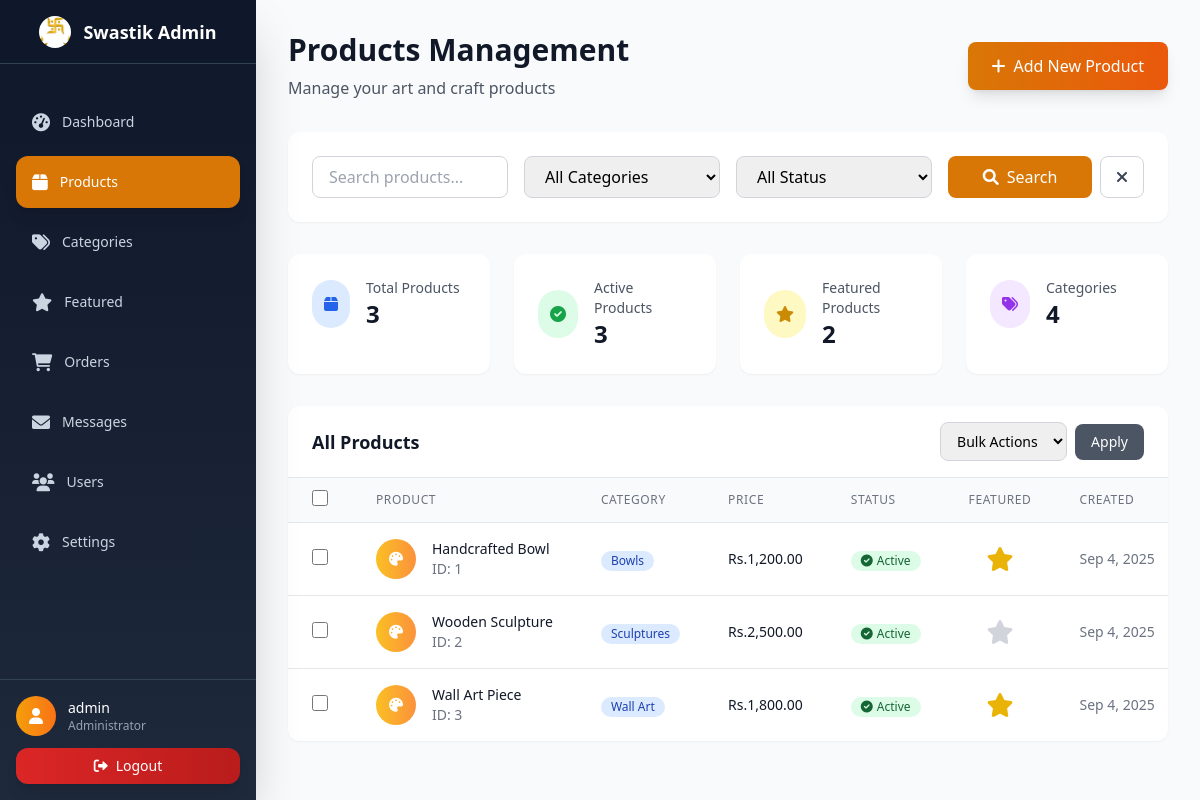
The page /products.php (signed in) on the database its author committed.
### tables this page shows
CREATE TABLE `products` (
  `id` bigint(20) UNSIGNED NOT NULL AUTO_INCREMENT,
  `name` varchar(255) NOT NULL,
  `description` text DEFAULT NULL,
  `price` decimal(10,2) NOT NULL DEFAULT 0.00,
  `category_id` int(10) UNSIGNED DEFAULT NULL,
  `is_active` tinyint(1) NOT NULL DEFAULT 1,
  `is_featured` tinyint(1) NOT NULL DEFAULT 0,
  `image_data` longblob DEFAULT NULL,
  `image_type` varchar(100) DEFAULT NULL,
  `created_at` timestamp NOT NULL DEFAULT current_timestamp(),
  `updated_at` timestamp NOT NULL DEFAULT current_timestamp() ON UPDATE current_timestamp(),
  PRIMARY KEY (`id`),
  FOREIGN KEY (`category_id`) REFERENCES `categories`(`id`) ON DELETE SET NULL
);

CREATE TABLE `categories` (
  `id` int(10) UNSIGNED NOT NULL AUTO_INCREMENT,
  `name` varchar(150) NOT NULL,
  `is_active` tinyint(1) NOT NULL DEFAULT 1,
  `created_at` timestamp NOT NULL DEFAULT current_timestamp(),
  PRIMARY KEY (`id`)
);

### public/products.php (the view, shortened to what this page needs)
<?php
require_once "../config/db.php";
$search = isset($_GET['search']) ? trim($_GET['search']) : '';
$status_filter = isset($_GET['status']) ? $_GET['status'] : 'all';
$where_conditions = [];
$params = [];
$where_clause = !empty($where_conditions) ? 'WHERE ' . implode(' AND ', $where_conditions) : '';
$stmt = $conn->prepare("
    SELECT p.id, p.name, p.price, p.is_featured, p.is_active, c.name AS category_name, p.created_at, p.image_data, p.image_type
    FROM products p
    LEFT JOIN categories c ON p.category_id = c.id
    $where_clause
    ORDER BY p.created_at DESC
");
$stmt->execute($params);
$products = $stmt->fetchAll(PDO::FETCH_ASSOC);
$catStmt = $conn->query("SELECT * FROM categories");
$categories = $catStmt->fetchAll(PDO::FETCH_ASSOC);
?>
<!DOCTYPE html>
<html lang="en">
<head>
    <script src="https://cdn.tailwindcss.com"></script>
    <link href="https://cdnjs.cloudflare.com/ajax/libs/font-awesome/6.0.0/css/all.min.css" rel="stylesheet">
</head>
<body class="bg-gray-50 min-h-screen">
<?php include "../assets/partials/navbar.php"; ?>
<div class="lg:ml-64 min-h-screen">
    <div class="max-w-7xl mx-auto px-4 sm:px-6 lg:px-8 py-8">
    <div class="flex justify-between items-center mb-8 fade-in">
        <div>
            <h1 class="text-3xl font-bold text-gray-900">Products Management</h1>
            <p class="text-gray-600 mt-2">Manage your art and craft products</p>
        </div>
        <a href="product_add.php"
           class="bg-gradient-to-r from-amber-600 to-orange-600 text-white px-6 py-3 rounded-lg font-medium hover:from-amber-700 hover:to-orange-700 transition-all duration-300 shadow-lg hover:shadow-xl">
            <i class="fas fa-plus mr-2"></i>Add New Product
        </a>
    </div>
    <div class="bg-white rounded-xl shadow-sm p-6 mb-8 fade-in">
        <form method="GET" class="grid grid-cols-1 md:grid-cols-4 gap-4">
            <div>
                <input type="text" name="search" value="<?= htmlspecialchars($search) ?>"
                       placeholder="Search products..."
                       class="w-full px-4 py-2 border border-gray-300 rounded-lg focus:ring-2 focus:ring-amber-500">
            </div>
            <div>
                <select name="category" class="w-full px-4 py-2 border border-gray-300 rounded-lg focus:ring-2 focus:ring-amber-500">
                    <option value="0">All Categories</option>
                </select>
            </div>
            <div>
                <select name="status" class="w-full px-4 py-2 border border-gray-300 rounded-lg focus:ring-2 focus:ring-amber-500">
                    <option value="all" <?= $status_filter === 'all' ? 'selected' : '' ?>>All Status</option>
                </select>
            </div>
            <div class="flex space-x-2">
                <button type="submit" class="flex-1 bg-amber-600 text-white px-4 py-2 rounded-lg hover:bg-amber-700">
                    <i class="fas fa-search mr-2"></i>Search
                </button>
                <a href="products.php" class="px-4 py-2 border border-gray-300 rounded-lg text-gray-700 hover:bg-gray-50">
                    <i class="fas fa-times"></i>
                </a>
            </div>
        </form>
    </div>
    <div class="grid grid-cols-1 md:grid-cols-4 gap-6 mb-8">
        <div class="bg-white rounded-xl shadow-sm p-6 fade-in">
            <div class="flex items-center">
                <div class="bg-blue-100 p-3 rounded-full mr-4">
                    <i class="fas fa-box text-blue-600"></i>
                </div>
                <div>
                    <p class="text-sm text-gray-600">Total Products</p>
                    <p class="text-2xl font-bold text-gray-900"><?= count($products) ?></p>
                </div>
            </div>
        </div>
        <div class="bg-white rounded-xl shadow-sm p-6 fade-in">
            <div class="flex items-center">
                <div class="bg-green-100 p-3 rounded-full mr-4">
                    <i class="fas fa-check-circle text-green-600"></i>
                </div>
                <div>
                    <p class="text-sm text-gray-600">Active Products</p>
                    <p class="text-2xl font-bold text-gray-900"><?= count(array_filter($products, fn($p) => $p['is_active'])) ?></p>
                </div>
            </div>
        </div>
        <div class="bg-white rounded-xl shadow-sm p-6 fade-in">
            <div class="flex items-center">
                <div class="bg-yellow-100 p-3 rounded-full mr-4">
                    <i class="fas fa-star text-yellow-600"></i>
                </div>
                <div>
                    <p class="text-sm text-gray-600">Featured Products</p>
                    <p class="text-2xl font-bold text-gray-900"><?= count(array_filter($products, fn($p) => $p['is_featured'])) ?></p>
                </div>
            </div>
        </div>
        <div class="bg-white rounded-xl shadow-sm p-6 fade-in">
            <div class="flex items-center">
                <div class="bg-purple-100 p-3 rounded-full mr-4">
                    <i class="fas fa-tags text-purple-600"></i>
                </div>
                <div>
                    <p class="text-sm text-gray-600">Categories</p>
                    <p class="text-2xl font-bold text-gray-900"><?= count($categories) ?></p>
                </div>
            </div>
        </div>
    </div>
    <div class="bg-white rounded-xl shadow-sm overflow-hidden fade-in">
        <div class="px-6 py-4 border-b border-gray-200">
            <div class="flex justify-between items-center">
                <h2 class="text-lg font-semibold text-gray-900">All Products</h2>
                <div class="flex items-center space-x-4">
                    <form method="POST" id="bulkForm" class="flex items-center space-x-2">
                        <select name="bulk_action" class="px-3 py-2 border border-gray-300 rounded-lg text-sm">
                            <option value="">Bulk Actions</option>
                        </select>
                        <button type="submit" class="px-4 py-2 bg-gray-600 text-white rounded-lg hover:bg-gray-700 text-sm">
                            Apply
                        </button>
                    </form>
                </div>
            </div>
        </div>
        <div class="overflow-x-auto">
            <table class="min-w-full divide-y divide-gray-200">
                <thead class="bg-gray-50">
                    <tr>
                        <th class="px-6 py-3 text-left text-xs font-medium text-gray-500 uppercase tracking-wider">
                            <input type="checkbox" id="selectAll" class="w-4 h-4 text-amber-600 rounded">
                        </th>
                        <th class="px-6 py-3 text-left text-xs font-medium text-gray-500 uppercase tracking-wider">Product</th>
                        <th class="px-6 py-3 text-left text-xs font-medium text-gray-500 uppercase tracking-wider">Category</th>
                        <th class="px-6 py-3 text-left text-xs font-medium text-gray-500 uppercase tracking-wider">Price</th>
                        <th class="px-6 py-3 text-left text-xs font-medium text-gray-500 uppercase tracking-wider">Status</th>
                        <th class="px-6 py-3 text-left text-xs font-medium text-gray-500 uppercase tracking-wider">Featured</th>
                        <th class="px-6 py-3 text-left text-xs font-medium text-gray-500 uppercase tracking-wider">Created</th>
                    </tr>
                </thead>
                <tbody class="bg-white divide-y divide-gray-200">
                    <?php foreach ($products as $product): ?>
                    <tr class="hover:bg-gray-50 transition-colors duration-200">
                        <td class="px-6 py-4 whitespace-nowrap">
                            <input type="checkbox" name="selected_products[]" value="<?= $product['id'] ?>"
                                   class="product-checkbox w-4 h-4 text-amber-600 rounded">
                        </td>
                        <td class="px-6 py-4 whitespace-nowrap">
                            <div class="flex items-center">
                                <div class="flex-shrink-0 h-10 w-10">
                                    <?php if ($product['image_data']): ?>
                                        <img
                                             class="h-10 w-10 rounded-full object-cover">
                                    <?php else: ?>
                                        <div class="h-10 w-10 rounded-full bg-gradient-to-r from-amber-400 to-orange-400 flex items-center justify-center">
                                            <i class="fas fa-palette text-white text-sm"></i>
                                        </div>
                                    <?php endif; ?>
                                </div>
                                <div class="ml-4">
                                    <div class="text-sm font-medium text-gray-900"><?= htmlspecialchars($product['name']) ?></div>
                                    <div class="text-sm text-gray-500">ID: <?= $product['id'] ?></div>
                                </div>
                            </div>
                        </td>
                        <td class="px-6 py-4 whitespace-nowrap">
                            <span class="inline-flex items-center px-2.5 py-0.5 rounded-full text-xs font-medium bg-blue-100 text-blue-800">
                                <?= htmlspecialchars($product['category_name'] ?? 'No Category') ?>
                            </span>
                        </td>
                        <td class="px-6 py-4 whitespace-nowrap text-sm font-medium text-gray-900">
                            Rs.<?= number_format($product['price'], 2) ?>
                        </td>
                        <td class="px-6 py-4 whitespace-nowrap">
                            <a href="products.php?toggle_active=<?= $product['id'] ?>"
                               class="inline-flex items-center px-2.5 py-0.5 rounded-full text-xs font-medium transition-colors duration-200 <?= $product['is_active'] ? 'bg-green-100 text-green-800 hover:bg-green-200' : 'bg-red-100 text-red-800 hover:bg-red-200' ?>">
                                <i class="fas <?= $product['is_active'] ? 'fa-check-circle' : 'fa-times-circle' ?> mr-1"></i>
                                <?= $product['is_active'] ? 'Active' : 'Inactive' ?>
                            </a>
                        </td>
                        <td class="px-6 py-4 whitespace-nowrap text-center">
                            <a href="products.php?feature=<?= $product['id'] ?>"
                               class="text-2xl transition-colors duration-200 <?= $product['is_featured'] ? 'text-yellow-500 hover:text-yellow-600' : 'text-gray-300 hover:text-yellow-400' ?>">
                                <i class="fas fa-star"></i>
                            </a>
                        </td>
                        <td class="px-6 py-4 whitespace-nowrap text-sm text-gray-500">
                            <?= date('M j, Y', strtotime($product['created_at'])) ?>
                        </td>
                    </tr>
                    <?php endforeach; ?>
                </tbody>
            </table>
        </div>
    </div>
    </div>
</div>
</body>
</html>

### public/products.php (style rules this page uses)
.fade-in { animation: fadeIn 0.6s ease-in; }

### rows shown on the page
products: name "Handcrafted Bowl", id "1", category.name "Bowls", price "1,200.00", is_active 1 (drawn), created_at "Sep 4, 2025"
products: name "Wooden Sculpture", id "2", category.name "Sculptures", price "2,500.00", is_active 1 (drawn), created_at "Sep 4, 2025"
products: name "Wall Art Piece", id "3", category.name "Wall Art", price "1,800.00", is_active 1 (drawn), created_at "Sep 4, 2025"

### other values the page prints
$_SESSION['admin_username'] "admin"
count($products) "3"
count(array_filter($products, fn($p) => $p['is_active'])) "3"
count(array_filter($products, fn($p) => $p['is_featured'])) "2"
count($categories) "4"
